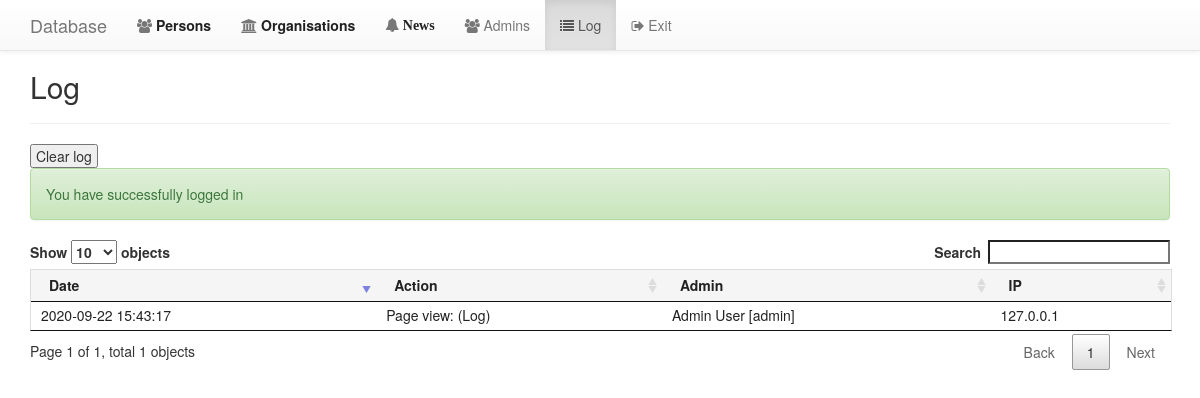
Page /root/html/logs.php (signed in) on the committed database.
### tables this page shows
CREATE TABLE IF NOT EXISTS `logs` (
  `log_id` int(11) NOT NULL AUTO_INCREMENT,
  `datetime` datetime DEFAULT NULL,
  `action` longblob,
  `url` varchar(200) DEFAULT NULL,
  `user` varchar(200) DEFAULT NULL,
  `ip` varchar(200) DEFAULT NULL,
  `user_agent` varchar(200) DEFAULT NULL,
  PRIMARY KEY (`log_id`)
);

### root/includes/settings.config.inc.php (called while the page is built, shortened)
<?php
	spl_autoload_register(function($class_name) {
		$class_name = strtolower($class_name);
	});
	$session = new Session();
	$user = new User();
	require_once("functions.inc.php");
?>

### root/includes/class.db.inc.php (called while the page is built, shortened)
<?php
	class DB {
		protected static $instance = null;
		public static function get_instance() {
			if(empty(self::$instance)) {
				try {
					self::$instance = new PDO(DB_TYPE.":host=".DB_SERVER.";dbname=".DB_NAME, DB_USER, DB_PASS);
				} catch(PDOException $error) {
					echo $error->getMessage();
				}
			}
			return self::$instance;
		}
	};

### root/includes/class.log.inc.php (called while the page is built, shortened)
<?php
	class Log {
		private $db = null;
		public function __construct($action = null, $additional_message = null) {
			$this->db = DB::get_instance();
			if($action) {
				$this->action($action, $additional_message);
			}
		}
		public function find_all() {
			return $this->all = $this->db->query('SELECT * FROM logs', PDO::FETCH_ASSOC);
		}
		public function action($action = null, $additional_message = null) {
			global $user;
			$sql = '
				INSERT INTO logs (
					datetime,
					action,
					url,
					user,
					ip,
					user_agent
				) VALUES (
					:datetime,
					:action,
					:url,
					:user,
					:ip,
					:user_agent
				)
			';
			$stmt = $this->db->prepare($sql);
			$datetime = $this->current_mysql_datetime();
			$stmt->bindParam(':datetime', $datetime);
			$action = $this->get_action($action, $additional_message);
			$stmt->bindParam(':action', $action);
			$url = site_url() . $_SERVER['REQUEST_URI'];
			$stmt->bindParam(':url', $url);
			$name = $user->username ? $user->name . ' [' . $user->username . ']' : 'Unknown';
			$stmt->bindParam(':user', $name);
			$stmt->bindParam(':ip', $_SERVER['REMOTE_ADDR']);
			$stmt->bindParam(':user_agent', $_SERVER['HTTP_USER_AGENT']);
			$result = $stmt->execute();
			if($result) {
				return true;
			} else {
				return false;
			}
		}
		private function get_action($action = null, $additional_message = null) {
			switch($action) {
				case 'view' :
					$action = 'Page view: (' . page_name() . ')';
					break;
			}
			return $action;
		}
		private function current_mysql_datetime() {
			return date('Y-m-d H:i:s', time());
		}
	};

### root/includes/functions.inc.php (called while the page is built)
<?php
	function page_name() {
		global $page_name;
		global $subpage_name;
		if(isset($page_name) && isset($subpage_name)) {
			return $subpage_name . " - " . $page_name;
		} else {
			return $page_name;
		};
	};
	function site_url() {
		return rtrim(SITE_URL, '/');
	}

### root/includes/class.user.inc.php (called while the page is built, shortened)
<?php
	class User {
		private $db = null;
		public function __construct() {
			$this->db = DB::get_instance();
			$this->is_authenticated();
		}
		public function is_authenticated() {
			global $session;
			if($session->get('authenticated_user') == 1) {
				if($session->get('authenticated_user_id')) {
					$result = $this->find_id($session->get('authenticated_user_id'));
					if($result) {
						$this->authenticated = true;
						$this->name = $result['full_name'];
						$this->username = $result['username'];
					} else {
						$this->remove_authenticated();
					}
				} else {
					$this->remove_authenticated();
				}
			} else {
				$this->remove_authenticated();
			}
		}
		public function find_id($id = null) {
			if(!empty($id)) {
				$sql = "
					SELECT * FROM users
					WHERE user_id = :user_id
				";
				$stmt = $this->db->prepare($sql);
				$stmt->bindParam(':user_id', $id);
				$stmt->execute();
				$result = $stmt->fetch();
				if($result) {
					return $result;
				} else {
					return false;
				}
			} else {
				return false;
			}
		}
	}

### root/html/logs.php (the view, shortened to what this page needs)
<?php
	require_once("../includes/settings.config.inc.php");
	$page_name = PAGENAME_LOGS;
	$datatables_table_id = "logs";
	$log = new Log('view');
	$logs = $log->find_all();
	require_once("../includes/layout.head.inc.php");
	require_once("../includes/layout.navigation.inc.php");
?>
<form method="post" action="">
    <input name="submit_button" type="submit" value=" Clear log " />
</form>
			<table id="<?php echo $datatables_table_id; ?>">
				<thead>
					<tr>
						<th>Date</th>
						<th>Action</th>
						<th>Admin</th>
						<th>IP</th>
					</tr>
				</thead>
				<tbody>
<?php
				foreach($logs as $log){
				?>
					<tr>
						<td><?php echo htmlentities($log["datetime"]); ?></td>
						<td><?php echo htmlentities($log["action"]); ?></td>
						<td><?php echo htmlentities($log["user"]); ?></td>
						<td><?php echo htmlentities($log["ip"]); ?></td>
					</tr>
<?php
				};
					?>
				</tbody>
			</table>
<?php
	require_once("../includes/layout.footer.inc.php");
?>

### root/html/css/main.css (style rules this page uses)
* { margin: 0; padding: 0; box-sizing: border-box; }
table { background: white; margin-bottom: 1.25rem; border: solid 1px #dddddd; }
table thead { background: whitesmoke; }
table thead tr th, table thead tr td { padding: 0.5rem 0.625rem 0.625rem; font-weight: bold; color: #222222; }
table tr th, table tr td { padding: 0.5625rem 0.625rem; color: #222222; text-align: left; }
table thead tr th, table tfoot tr th, table tfoot tr td, table tbody tr th, table tbody tr td, table tr td { display: table-cell; line-height: 1.125rem; }

### rows in the picture
logs: datetime "2020-09-22 15:43:17", action "Page view: (Log)", user "Admin User [admin]", ip "127.0.0.1"

### other values in the picture
PAGENAME_INDEX "Persons"
PAGENAME_ORG "Organisations"
PAGENAME_NEWS "News"
PAGENAME_USERS "Admins"
PAGENAME_LOGS "Log"
PAGENAME_LOGOUT "Exit"
$page_name "Log"
$this->get('message') "You have successfully logged in"
